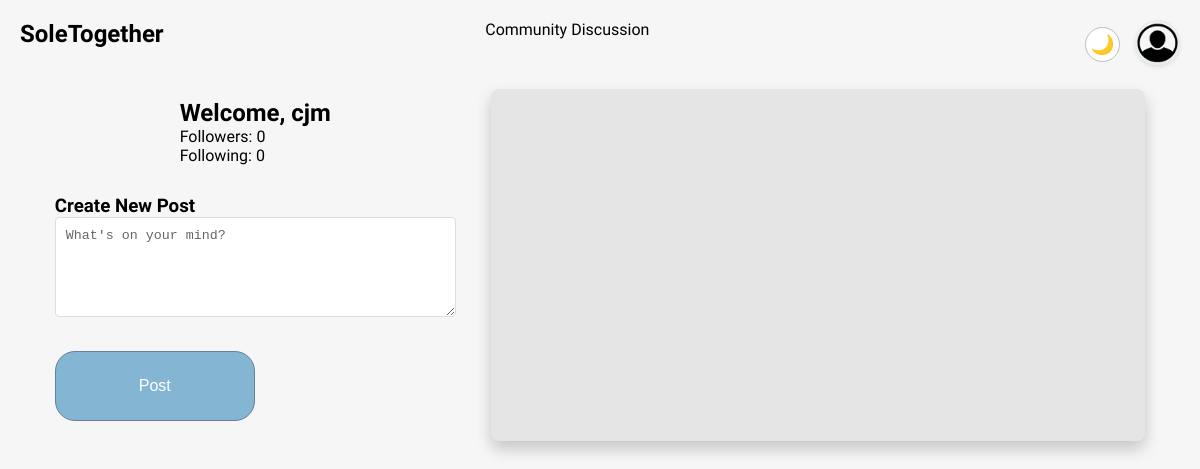
/discussion (signed in), run on an earlier commit of the app's database.
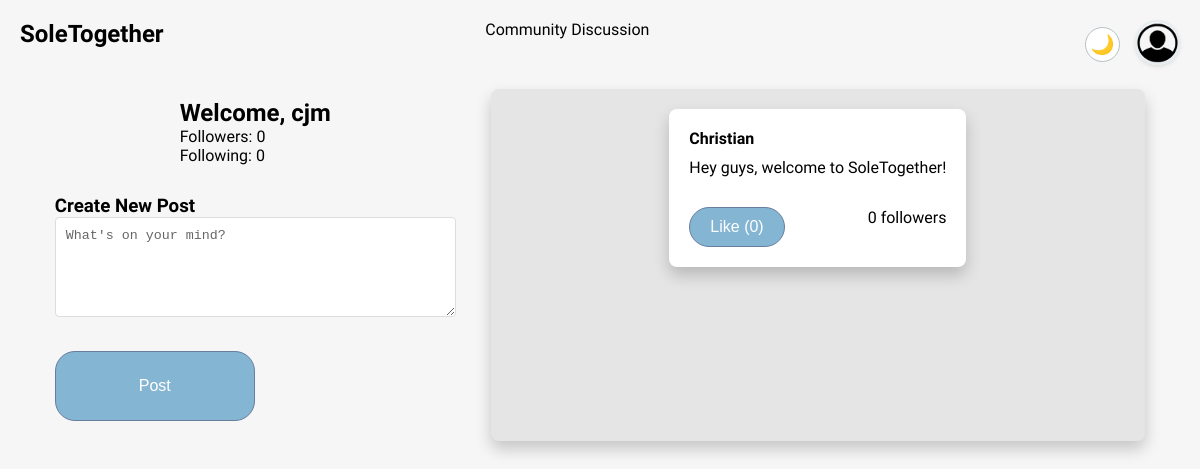
And on a later commit of the database.
### tables this page shows
CREATE TABLE DiscussionEntry (
    DiscussionEntryID INTEGER PRIMARY KEY AUTOINCREMENT,
    Body TEXT,
    Username TEXT NOT NULL,
    Likes INT DEFAULT 0,
    FOREIGN KEY (Username) REFERENCES Client(Username)
);

### main.py (the view)
@app.route('/discussion', methods=['GET'])
def view_discussion():
    if 'username' not in session:
        return redirect(url_for('login'))
    conn = get_db()
    dbCursor = conn.cursor()
    entries = logic.get_discussion_entries(dbCursor)
    user_stats = logic.get_user_stats(dbCursor, session['username'])
    return render_template(
        'discussion.html',
        entries=entries,
        current_user=session['username'],
        user_stats=user_stats
    )

### logic.py (called while the page is built)
def get_discussion_entries(dbCursor, limit=50):
    query = """
        SELECT de.DiscussionEntryID, de.Body, de.Username, de.Likes,
               COUNT(DISTINCT f.FollowerUsername) as FollowerCount
        FROM DiscussionEntry de
        LEFT JOIN Follows f ON de.Username = f.FollowingUsername
        GROUP BY de.DiscussionEntryID
        ORDER BY de.DiscussionEntryID DESC
        LIMIT ?
    """
    try:
        dbCursor.execute(query, (limit,))
        return dbCursor.fetchall()
    except Exception as e:
        print(f"Error fetching discussion entries: {e}")
        return []

def get_user_stats(dbCursor, username):
    try:
        follower_query = """
            SELECT COUNT(*) FROM Follows
            WHERE FollowingUsername = ?
        """
        dbCursor.execute(follower_query, (username,))
        follower_count = dbCursor.fetchone()[0]
        following_query = """
            SELECT COUNT(*) FROM Follows
            WHERE FollowerUsername = ?
        """
        dbCursor.execute(following_query, (username,))
        following_count = dbCursor.fetchone()[0]
        return {
            'followers': follower_count,
            'following': following_count
        }
    except Exception as e:
        print(f"Error getting user stats: {e}")
        return {'followers': 0, 'following': 0}

### main.py (called while the page is built)
def get_db():
    if 'db' not in g:
        g.db = sqlite3.connect(db_path, check_same_thread=False)
    return g.db

### templates/discussion.html (shortened to what this page needs)
<!DOCTYPE html>
<html>
<head>
    <link rel="stylesheet" href="static/app.css"/>
</head>
<body>
    <div class="top-of-menu">
        <a href="/menu" style="text-decoration: none; color: var(--text-primary);">
            <h2>SoleTogether</h2>
        </a>
        <p>Community Discussion</p>
        <div class="top-right-controls">
            <button id="theme-toggle" class="theme-btn">
                <span id="theme-icon">🌙</span>
            </button>
            <a href="{{ url_for('view_profile', username=session.username) }}">
                <img class="profile-icon" src="{{ url_for('static', filename='prof.jpeg') }}" alt="profile icon" style="cursor: pointer;">
            </a>
        </div>
    </div>
    <div class="discussion-container">
        <div class="left-column">
            <div class="user-stats">
                <h2>Welcome, {{ current_user }}</h2>
                <p>Followers: {{ user_stats.followers }}</p>
                <p>Following: {{ user_stats.following }}</p>
            </div>
            <div class="create-post">
                <h3>Create New Post</h3>
                <form id="postForm" onsubmit="createPost(event)">
                    <textarea name="body" required placeholder="What's on your mind?"></textarea>
                    <button type="submit" class="btn">Post</button>
                </form>
            </div>
        </div>
        <div class="column general-discussion-box">
            <div class="entries">
                {% for entry in entries %}
                <div class="general-discussion-entry entry" data-id="{{ entry[0] }}">
                    <div class="entry-header">
                        <a href="{{ url_for('view_profile', username=entry[2]) }}" style="text-decoration: none; color: var(--text-primary);">
                            <strong>{{ entry[2] }} </strong>
                        </a>
                    </div>
                    <p>{{ entry[1] }}</p>
                    <div class="entry-footer">
                        <button class="btn" onclick="toggleLike('{{entry[0]}}')">
                            Like ({{ entry[3] }})
                        </button>
                        <span>{{ entry[4] }} followers</span>
                    </div>
                </div>
                {% endfor %}
            </div>
        </div>
    </div>
</body>
</html>

### static/app.css (style rules this page uses)
* { margin: 0; padding: 0; box-sizing: border-box; }
body { margin: 20px; font-family: "Plus Jakarta Sans", sans-serif; font-size: 1rem; background-color: rgb(246, 246, 246); }
html { font-size: 16px; scroll-behavior: smooth; }
.btn { padding: 10px 20px; font-size: 1rem; background-color: rgb(132, 182, 211); color: white; border-radius: 20px; cursor: pointer; border: 1.5px solid rgb(103, 126, 158); margin-top: 20px; }
.top-of-menu { display: flex; justify-content: space-between; margin-bottom: 20px; }
.top-of-menu p { transform: translateX(-57px); }
.profile-icon { border-radius: 10px; height: 40px; width: 40px; }
.discussion-container { display: flex; justify-content: space-between; }
.left-column { display: flex; flex: 1; margin-left: 3%; max-width: fit-content; align-items: center; flex-direction: column; }
.column { display: flex; flex: 1; align-items: center; flex-direction: column; }
.left-column button { width: 200px; height: 70px; }
.general-discussion-box { margin-left: 3%; margin-right: 3%; display: flex; grid-gap: 15px; width: 100%; padding: 20px; background-color: #e5e5e5; border-radius: 8px; box-sizing: border-box; box-shadow: 0px 8px 16px 0px rgba(0, 0, 0, 0.2); }
.general-discussion-entry { padding: 20px; background-color: #ffffff; border-radius: 8px; box-shadow: 0px 8px 16px 0px rgba(0, 0, 0, 0.2); }
.profile-icon { width: 45px; height: 45px; border-radius: 50%; border: 2px solid #e6edf0; box-shadow: 0 2px 4px rgba(0, 0, 0, 0.1); cursor: pointer; transition: transform 0.2s ease; }
:root { --background-primary: rgb(246, 246, 246); --background-secondary: #ffffff; --background-tertiary: #e5e5e5; --text-primary: #000000; --text-secondary: #666666; --accent-color: rgb(132, 182, 211); --border-color: #b6c0c4; --shadow-color: rgba(94, 94, 94, 0.2); --card-background: #ffffff; --card-hover: #f7f7f7; }
body { background-color: var(--background-primary); color: var(--text-primary); }
.top-right-controls { display: flex; align-items: center; gap: 15px; }
.theme-btn { background: none; border: none; cursor: pointer; font-size: 1.2rem; padding: 5px; display: flex; align-items: center; justify-content: center; border-radius: 50%; width: 35px; height: 35px; background-color: var(--background-secondary); border: 1px solid var(--border-color); transition: transform 0.2s ease; }
.general-discussion-box { background-color: var(--background-tertiary); }
.general-discussion-entry { background-color: var(--card-background); }
input, textarea { background-color: var(--card-background); color: var(--text-primary); border-color: var(--border-color); }
input::placeholder, textarea::placeholder { color: var(--text-secondary); }
* { transition: background-color 0.3s ease, color 0.3s ease; }

### templates/discussion.html (style rules this page uses)
.user-stats { margin-bottom: 20px; padding: 10px; }
.create-post { margin-bottom: 20px; }
.create-post textarea { width: 100%; min-height: 100px; margin-bottom: 10px; padding: 10px; border: 1px solid #ddd; border-radius: 4px; }
.entry { margin-bottom: 15px; }
.entry-header { display: flex; justify-content: space-between; align-items: center; margin-bottom: 10px; }
.entry-footer { margin-top: 10px; display: flex; justify-content: space-between; align-items: center; }

What changed in the data, as far as the page shows it:
added DiscussionEntry: Username "Christian", Body "Hey guys, welcome to SoleTogether!", Likes "0"
